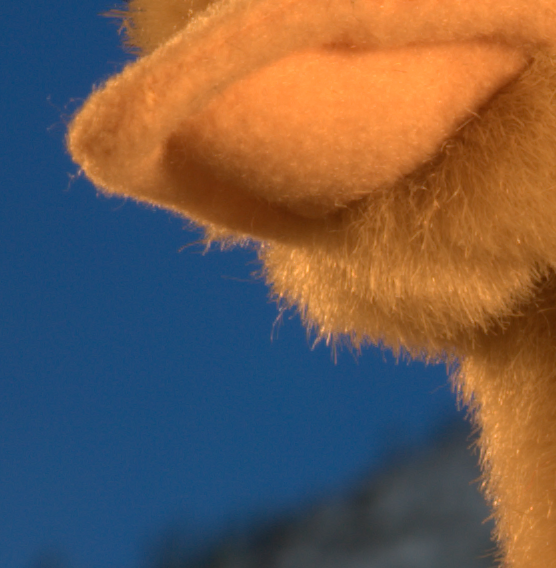
#> input picture test_guidedfilter/img_feathering/toy.bmp, 556 x 568 px, found by its file name
$ python examply_feathering.py   (Python 2 division)
#> lines starting #> are read from the running program, lines starting #| are printed output that depends on the picture; after the words box and inside, x2 and y2 are one past the last pixel; in counts of white or black regions, pixels touching at a corner belong together
### test_guidedfilter/guidedFilter_color.py
# -*- coding:utf8 -*-
import cv2
import numpy as np
import boxFilter as bF
from numpy.linalg import inv

def guidedfilter_color(I, p, r, eps):
	# guidance image: I (should be a color (BGR) image)
	# filtering input image: p (should be a gray-scale/single channel image)
	# local window radius: r
	# regularization parameterL epsilon

	hei, wid = p.shape
	# the size of each local patch N=(2r+1)^2 except for boundary pixels
	N = bF.boxfilter(np.ones((hei, wid)), r)

	mean_I_r = bF.boxfilter(I[:, :, 2], r) / N
	mean_I_b = bF.boxfilter(I[:, :, 0], r) / N
	mean_I_g = bF.boxfilter(I[:, :, 1], r) / N

	mean_p = bF.boxfilter(p, r) / N

	mean_Ip_r = bF.boxfilter(I[:, :, 2] * p, r) / N
	mean_Ip_b = bF.boxfilter(I[:, :, 0] * p, r) / N
	mean_Ip_g = bF.boxfilter(I[:, :, 1] * p, r) / N


	# covariance of (I, p) in each local patch
	cov_Ip_b = mean_Ip_b - mean_I_b * mean_p
	cov_Ip_g = mean_Ip_g - mean_I_g * mean_p
	cov_Ip_r = mean_Ip_r - mean_I_r * mean_p

	# variance of I in each local patch: the matrix Sigma in Eqn(14)
	# Note the variance in each local patch is a 3*3 symmetric matrix
	#  			rr, rg, rb
	# Sigma = 	rg, gg, gb
	# 			rb, gb, bb
	var_I_rr = bF.boxfilter(I[:, :, 2] * I[:, :, 2], r) / N - mean_I_r * mean_I_r
	var_I_rg = bF.boxfilter(I[:, :, 2] * I[:, :, 1], r) / N - mean_I_r * mean_I_g
	var_I_rb = bF.boxfilter(I[:, :, 2] * I[:, :, 0], r) / N - mean_I_r * mean_I_b
	var_I_gg = bF.boxfilter(I[:, :, 1] * I[:, :, 1], r) / N - mean_I_g * mean_I_g
	var_I_gb = bF.boxfilter(I[:, :, 1] * I[:, :, 0], r) / N - mean_I_g * mean_I_b
	var_I_bb = bF.boxfilter(I[:, :, 0] * I[:, :, 0], r) / N - mean_I_b * mean_I_b

	a = np.zeros((hei, wid, 3))
	for y in range(hei):
		for x in range(wid):
			Sigma = np.matrix([[var_I_rr[y, x], var_I_rg[y, x], var_I_rb[y, x]],
				[var_I_rg[y, x], var_I_gg[y, x], var_I_gb[y, x]],
				[var_I_rb[y, x], var_I_gb[y, x], var_I_bb[y, x]]])
			# Sigma = Sigma + eps *  eys(3)

			cov_Ip = np.matrix([cov_Ip_r[y, x], cov_Ip_g[y, x], cov_Ip_b[y, x]])

			# Eqn(14) int the paper
			a[y, x, :] = cov_Ip * inv(Sigma + eps * np.eye(3))

	b = mean_p - a[:, :, 0] * mean_I_r - a[:, :, 1] * mean_I_g - a[:, :, 2] * mean_I_b

	# Eqn(16) in the paper
	b1 = bF.boxfilter(a[:, :, 0], r) * I[:, :, 2]
	q = (bF.boxfilter(a[:, :, 0], r) * I[:, :, 2]\
		+ bF.boxfilter(a[:, :, 1], r) * I[:, :, 1]\
		+ bF.boxfilter(a[:, :, 2], r) * I[:, :, 0]\
		+ bF.boxfilter(b, r)) / N

	# return q, N,  mean_I_b,mean_I_g, mean_I_r,mean_p,mean_Ip_b,mean_Ip_g,mean_Ip_r,cov_Ip_b,cov_Ip_g,cov_Ip_r,var_I_bb,var_I_gb,\
	# 	var_I_rb,var_I_gg,var_I_rg,var_I_rr,a,b,q, b1, cov_Ip
	return q

### test_guidedfilter/boxFilter.py
# -*- codeing:utf8 -*-
import cv2
import numpy as np
import numpy.matlib

def boxfilter(imSrc, r):
	# r is the radius of window w
	hei, wid = imSrc.shape
	imDst = np.zeros((imSrc.shape))
	# cumulative sum over Y axis
	imCum = np.cumsum(imSrc, axis=0)
	# difference over Y axis
	imDst[0:r+1, :] = imCum[r:2*r+1, :]
	imDst[r+1:hei-r, :] = imCum[2*r+1:hei, :] - imCum[0:hei-2*r-1, :]
	imDst[hei-r:hei, :] = numpy.matlib.repmat(imCum[hei-1, :], r, 1)\
		- imCum[hei-2*r-1:hei-r-1, :]

	# cumulative sum over X axis
	imCum = np.cumsum(imDst, axis = 1)
	# difference over Y axis
	imDst[:, 0:r+1] = imCum[:, r:2*r+1]
	imDst[:, r+1:wid-r] = imCum[:, 2*r+1:wid] - imCum[:, 0:wid-2*r-1]
	imDst[:, wid-r:wid] = numpy.matlib.repmat(np.matrix(imCum[:, wid-1]).T, 1, r)\
		- imCum[:, wid-2*r-1:wid-r-1]
	return imDst

### test_guidedfilter/examply_feathering.py
import cv2
import numpy as np
import guidedFilter_color as gfc
import scipy.io as sio


I = cv2.imread('toy.bmp') / 255.0
toy_mask = cv2.imread('toy-mask.bmp')
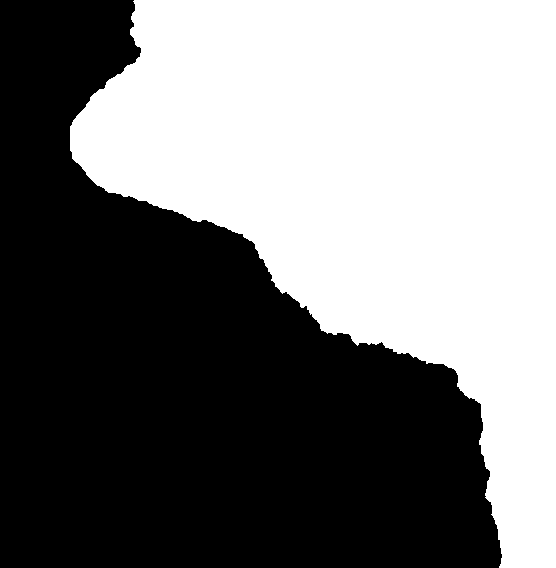
#> input picture test_guidedfilter/img_feathering/toy-mask.bmp, 556 x 568 px, found by its file name
#> toy_mask is the input picture: shape (568, 556, 3); 47.5% white; 1 white region, box (x1, y1, x2, y2) and area: (70, 0, 556, 568) 150040
gray = cv2.cvtColor(toy_mask, cv2.COLOR_BGR2GRAY)
p = gray / 255.0
# p = double(rgb2gray(imread('toy-mask.bmp'))) / 255;

r = 60;
eps = 0.000001;
print eps

q, N,  mean_I_b,mean_I_g, mean_I_r,mean_p,mean_Ip_b,mean_Ip_g,mean_Ip_r,cov_Ip_b,cov_Ip_g,cov_Ip_r,\
	var_I_bb,var_I_gb,var_I_rb,var_I_gg,var_I_rg,var_I_rr,a,b,q, b1, cov_Ip = gfc.guidedfilter_color(I, p, r, eps);
#> in boxfilter, `imCum = np.cumsum(imSrc, axis=0)`: imSrc: shape (568, 556) float64; every value is 1
#> in boxfilter, `imDst[:, wid-r:wid] = numpy.matlib.repmat(np.matrix(imCum[:, wid-1]).T..`: imDst: shape (568, 556) float64; min 3721, max 14641, mean 13107.2
#> in boxfilter (call 2), `imDst[hei-r:hei, :] = numpy.matlib.repmat(imCum[hei-1, :], r, 1)\ - im..`: imDst: shape (568, 556) float64; min 5.44, max 116.9, mean 48.4
#> in boxfilter (call 2), `imDst[:, 0:r+1] = imCum[:, r:2*r+1]`: imDst: shape (568, 556) float64; min 5.76, max 4638.8, mean 205.8
#> in boxfilter (call 2), `imDst[:, wid-r:wid] = numpy.matlib.repmat(np.matrix(imCum[:, wid-1]).T..`: imDst: shape (568, 556) float64; min 364.9, max 13920.9, mean 5569
#> in guidedfilter_color, `mean_I_r = bF.boxfilter(I[:, :, 2], r) / N`:
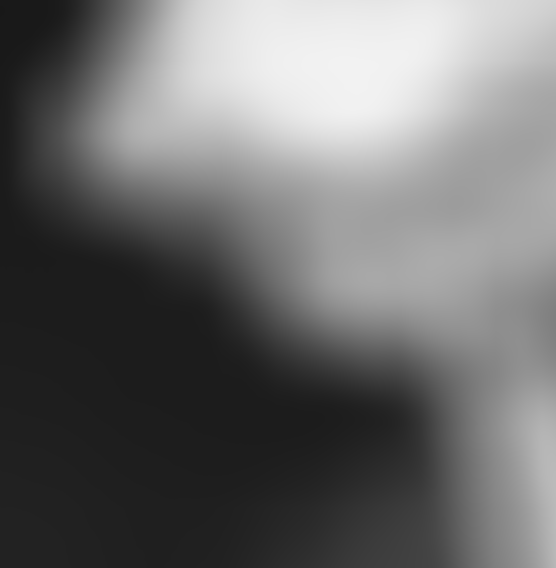
#> mean_I_r: shape (568, 556) float64; min 0.0979, max 0.951, mean 0.425
#> in boxfilter (call 3), `imDst[hei-r:hei, :] = numpy.matlib.repmat(imCum[hei-1, :], r, 1)\ - im..`: imDst: shape (568, 556) float64; min 5.46, max 59.15, mean 36.7
#> in boxfilter (call 3), `imDst[:, 0:r+1] = imCum[:, r:2*r+1]`: imDst: shape (568, 556) float64; min 5.46, max 7098, mean 556.9
#> in boxfilter (call 3), `imDst[:, wid-r:wid] = numpy.matlib.repmat(np.matrix(imCum[:, wid-1]).T..`: imDst: shape (568, 556) float64; min 737.9, max 7102, mean 4203.3
#> in guidedfilter_color, `mean_I_b = bF.boxfilter(I[:, :, 0], r) / N`:
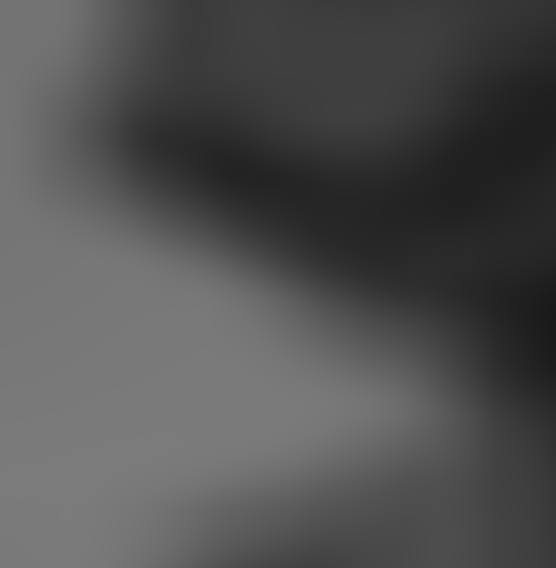
#> mean_I_b: shape (568, 556) float64; min 0.1, max 0.485, mean 0.32
#> call 4 of boxfilter, with r = 60
#> in boxfilter (call 4), `imDst[hei-r:hei, :] = numpy.matlib.repmat(imCum[hei-1, :], r, 1)\ - im..`: imDst: shape (568, 556) float64; min 11.63, max 68.66, mean 40.7
#> in boxfilter (call 4), `imDst[:, 0:r+1] = imCum[:, r:2*r+1]`: imDst: shape (568, 556) float64; min 11.63, max 4880.8, mean 373.2
#> in boxfilter (call 4), `imDst[:, wid-r:wid] = numpy.matlib.repmat(np.matrix(imCum[:, wid-1]).T..`:
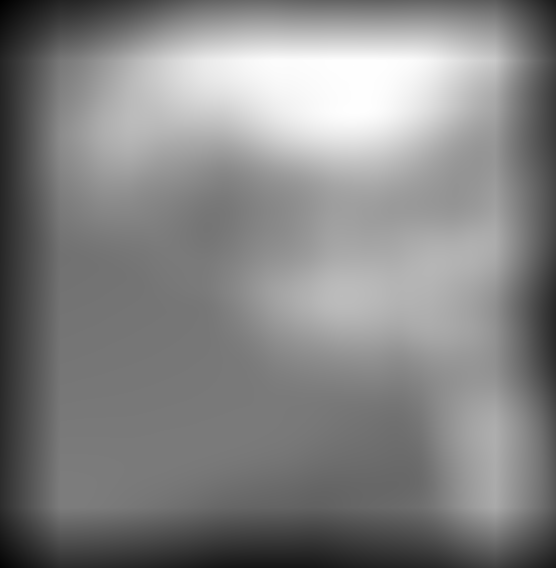
#> imDst: shape (568, 556) float64; min 1009.5, max 8058.5, mean 4671; drawn with min black and max white
#> in guidedfilter_color, `mean_I_g = bF.boxfilter(I[:, :, 1], r) / N`:
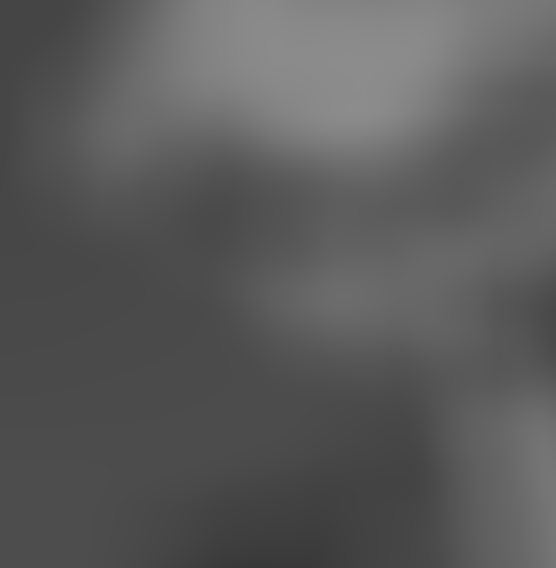
#> mean_I_g: shape (568, 556) float64; min 0.222, max 0.55, mean 0.356
#> in boxfilter (call 5), `imDst[hei-r:hei, :] = numpy.matlib.repmat(imCum[hei-1, :], r, 1)\ - im..`:
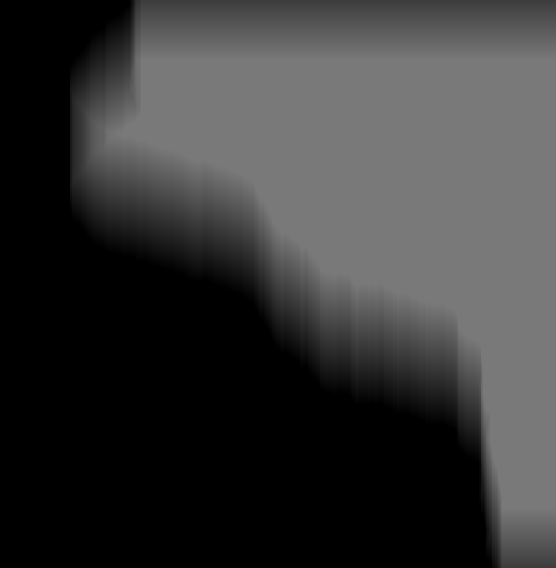
#> imDst: shape (568, 556) float64; min 0, max 121, mean 54.7
#> in boxfilter (call 5), `imDst[:, 0:r+1] = imCum[:, r:2*r+1]`:
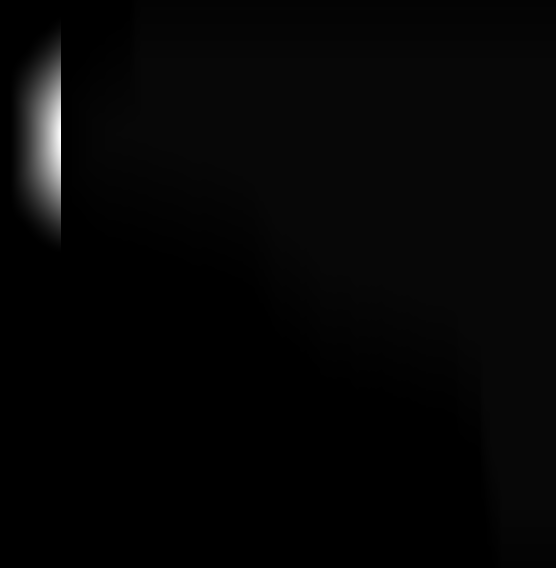
#> imDst: shape (568, 556) float64; 3.3% of pixels changed, all inside (x1, y1, x2, y2) = (10, 14, 61, 254); drawn with min black and max white
#> (the run stopped early here; a loop or call above may not have finished)
